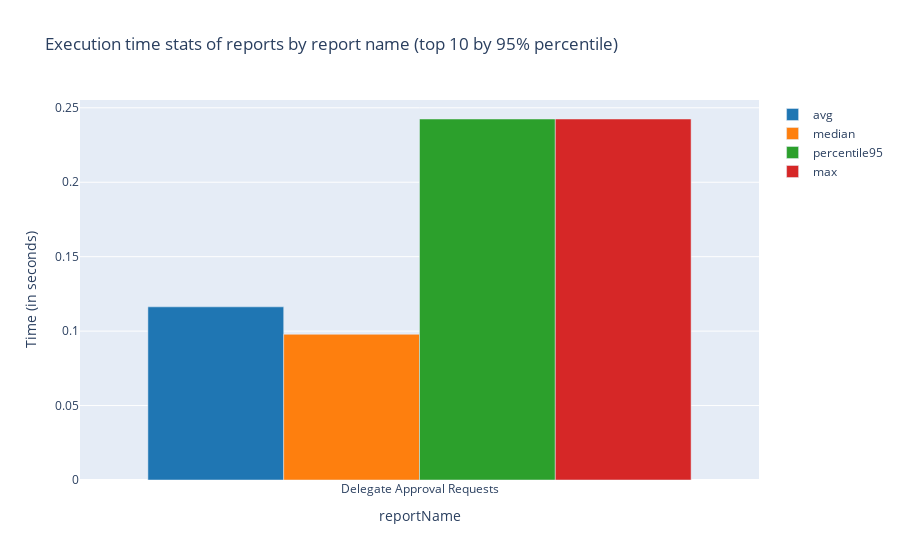

Source (notebook cell):
### Code cell
%%kql 
let _aadTenantId = aadTenantId;
let _environmentName = environmentName;
let _startDate = startDate;
let _endDate = endDate;
traces
| where 1==1 
    and timestamp >= todatetime(_startDate)
    and timestamp <= todatetime(_endDate) + totimespan(24h) - totimespan(1ms)   
    and customDimensions.aadTenantId == _aadTenantId
    and (_environmentName == '' or customDimensions.environmentName == _environmentName )
    and customDimensions.eventId == 'RT0006'
| extend reportName = tostring( customDimensions.alObjectName )
       , executionTimeInSec = toreal(totimespan(customDimensions.totalTime))/10000000 //the datatype for totalTime is timespan 
| where reportName <> ''
| summarize avg=avg(executionTimeInSec), median=percentile(executionTimeInSec, 50), percentile95=percentile(executionTimeInSec, 95), max=max(executionTimeInSec)   
  by reportName
| order by percentile95
| limit 10
| render columnchart with  (title= 'Execution time stats of reports by report name (top 10 by 95% percentile)', ytitle='Time (in seconds)' )

### Figure 1 — Plotly figure (JSON) as saved in the notebook; plotly's stock layout.template omitted (floating-point values rounded to 4 significant figures)
{"data": [{"marker": {"color": "rgb(31, 118, 179)"}, "name": "avg", "orientation": "v", "type": "bar", "x": ["Delegate Approval Requests"], "y": [0.1163]}, {"marker": {"color": "rgb(254, 127, 14)"}, "name": "median", "orientation": "v", "type": "bar", "x": ["Delegate Approval Requests"], "y": [0.09786]}, {"marker": {"color": "rgb(44, 160, 44)"}, "name": "percentile95", "orientation": "v", "type": "bar", "x": ["Delegate Approval Requests"], "y": [0.2425]}, {"marker": {"color": "rgb(214, 39, 39)"}, "name": "max", "orientation": "v", "type": "bar", "x": ["Delegate Approval Requests"], "y": [0.2425]}], "layout": {"showlegend": true, "title": {"text": "Execution time stats of reports by report name (top 10 by 95% percentile)"}, "xaxis": {"ticksuffix": "", "title": {"text": "reportName"}, "type": "category"}, "yaxis": {"title": {"text": "Time (in seconds)"}, "type": "linear"}}}
